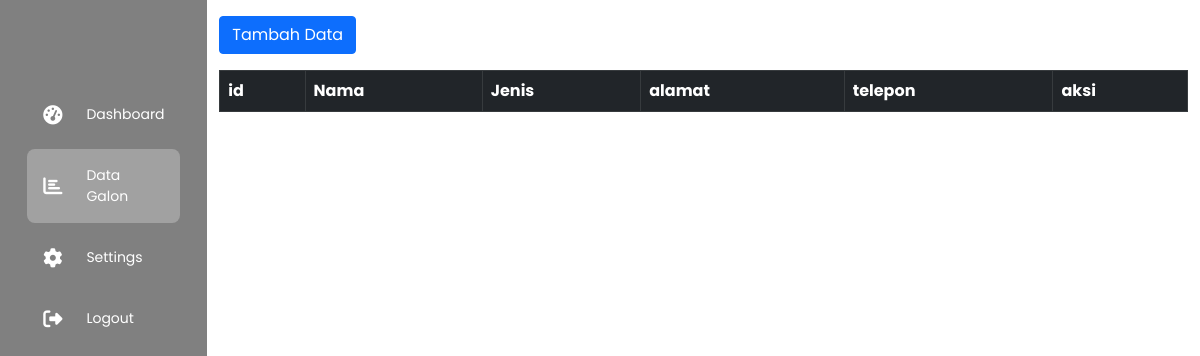
The page /galon/data_galon.php on the database as committed earlier.
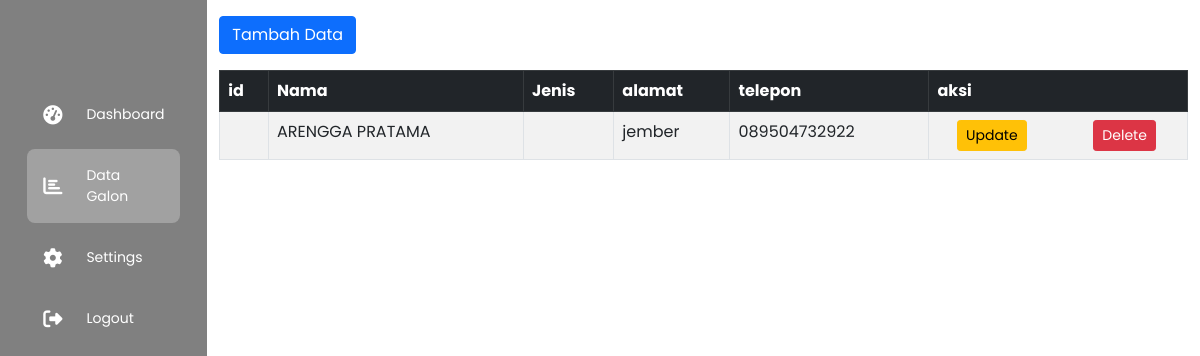
The same page on the database as committed later.
### tables this page shows
CREATE TABLE `data_galon` (
  `nim` char(9) NOT NULL,
  `nama` varchar(50) NOT NULL,
  `jurusan` varchar(30) NOT NULL,
  `alamat` varchar(50) NOT NULL,
  `telp` varchar(15) NOT NULL
);

### galon/data_galon.php (the view, shortened to what this page needs)
<?php
  include 'config.php'
?>
<!DOCTYPE html>
<html lang="en">
<head>
    <link rel="stylesheet" href="css/style2.css" />
    <link href="https://cdn.jsdelivr.net/npm/bootstrap@5.0.2/dist/css/bootstrap.min.css" rel="stylesheet">
    <link rel="stylesheet" href="https://cdnjs.cloudflare.com/ajax/libs/font-awesome/6.4.0/css/all.min.css"
    />
</head>
<body>
<div class="sidebar">
      <div class="logo"></div>
      <ul class="menu">
        <li>
          <a href="timeline.php">
            <i class="fas fa-tachometer-alt"></i>
            <span>Dashboard</span>
          </a>
        </li>
        <li class="active">
          <a href="data_galon.php">
            <i class="fas fa-chart-bar"></i>
            <span>Data Galon</span>
          </a>
        </li>
        <li>
          <a href="Settings.html">
            <i class="fas fa-cog"></i>
            <span>Settings</span>
          </a>
        </li>
        <li>
          <a href="index.php">
            <i class="fas fa-sign-out-alt"></i>
            <span>Logout</span>
          </a>
        </li>
      </ul>
    </div>
<div class="container mt-3">
    <a href="add.php" class="btn btn-primary btn-md mb-3">Tambah Data</a>
    <table class="table table-striped table-hover table-bordered">
        <thead class="table-dark">
            <th>id</th>
            <th>Nama</th>
            <th>Jenis</th>
            <th>alamat</th>
            <th>telepon</th>
            <th>aksi</th>
        </thead>
        <?php
            $sqlGet = "SELECT * FROM data_galon";
            $query = mysqli_query($conn, $sqlGet);
            while($data = mysqli_fetch_array($query)){
                 echo "
                    <tbody>
                     <tr>
                        <td>$data[id]</td>
                        <td>$data[nama]</td>
                        <td>$data[jenis]</td>
                        <td>$data[alamat]</td>
                        <td>$data[telp]</td>
                        <td>
                            <div class='row'>
                                <div class='col d-flex justify-content-center'>
                                <a href='update.php?id=$data[id]' class='btn btn-sm btn-warning'>Update</a>
                                </div>
                                <div class='col d-flex justify-content-center'>
                                <a href='delete.php?id=$data[id]' class='btn btn-sm btn-danger'>Delete</a>
                                </div>
                            </div>
                        </td>
                      </tr>
                    </tbody>
                ";
            }
        ?>
    </table>
</div>
</body>
</html>

### galon/css/style2.css (style rules this page uses)
* { margin: 0; padding: 0; border: none; outline: none; box-sizing: border-box; font-family: "Poppins", sans-serif; }
body { display: flex; }
.sidebar { position: sticky; top: 0; left: 0; bottom: 0; width: 110px; height: 100vh; padding: 0 1.7rem; color: #fff; overflow: hidden; transition: all 0.5s linear; background: gray; }
.logo { height: 80px; padding: 16px; }
.menu { height: 88%; position: relative; list-style: none; padding: 0; }
.menu li { padding: 1rem; margin: 8px 0; border-radius: 8px; transition: all 0.5s ease-in-out; }
.menu li:hover, .active { background: #e0e0e058; }
.menu a { color: #fff; font-size: 14px; text-decoration: none; display: flex; align-items: center; gap: 1.5rem; }
.menu a span { overflow: hidden; }
.menu a i { font-size: 1.2rem; }

Rows that differ between the two databases and show on the page:
added data_galon: nama "ARENGGA PRATAMA", alamat "jember", telp "089504732922"
